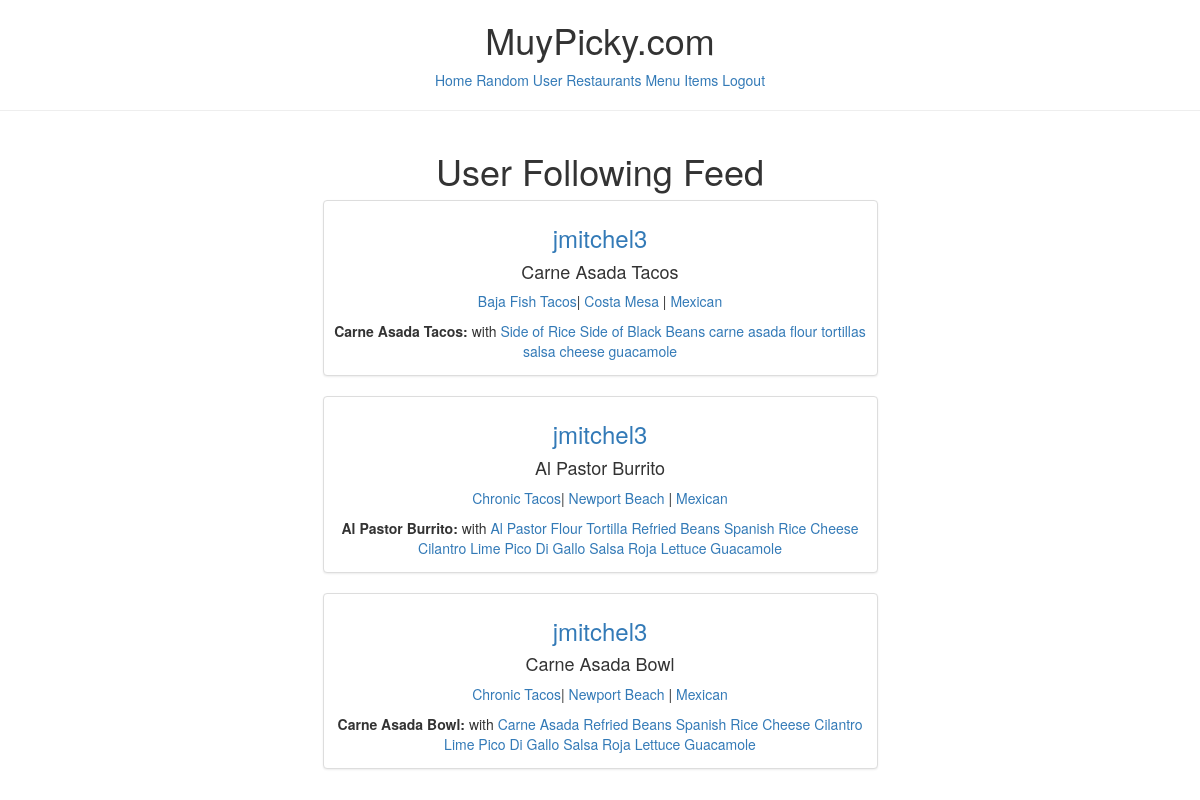
Page / (signed in) on the earlier database version.
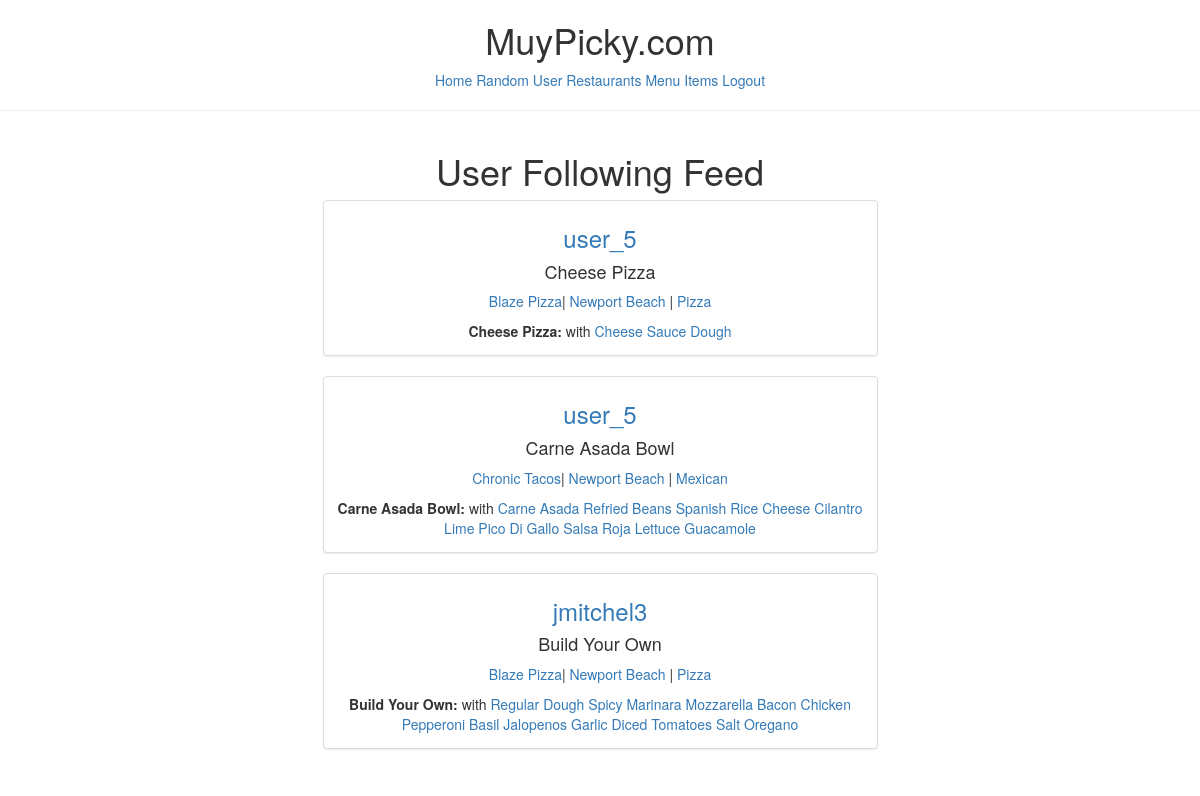
Same page on the later database version.
### menus/models.py (models this page shows, shortened)
class Item(models.Model):
    user            = models.ForeignKey(settings.AUTH_USER_MODEL)
    restaurant      = models.ForeignKey(RestaurantLocation)
    name            = models.CharField(max_length=120)
    contents        = models.TextField(help_text='Separate each item by comma')
    excludes        = models.TextField(blank=True, null=True, help_text='Separate each item by comma')
    public          = models.BooleanField(default=True)
    timestamp       = models.DateTimeField(auto_now_add=True)
    updated         = models.DateTimeField(auto_now=True)
    class Meta:
        ordering = ['-updated', '-timestamp']
    def get_contents(self):
        return self.contents.split(",")

### restaurants/models.py (models this page shows, shortened)
class RestaurantLocation(models.Model):
    owner           = models.ForeignKey(User) # class_instance.model_set.all() # Django Models Unleashed JOINCFE.com
    name            = models.CharField(max_length=120)
    location        = models.CharField(max_length=120, null=True, blank=True)
    category        = models.CharField(max_length=120, null=True, blank=True, validators=[validate_category])
    timestamp       = models.DateTimeField(auto_now_add=True)
    updated         = models.DateTimeField(auto_now=True)
    slug            = models.SlugField(null=True, blank=True)
    objects = RestaurantLocationManager()
    @property
    def title(self):
        return self.name

### menus/views.py (the view)
# urls.py: url(r'^$', HomeView.as_view(), name='home'),
class HomeView(View):
    def get(self, request, *args, **kwargs):
        if not request.user.is_authenticated():
            object_list = Item.objects.filter(public=True).order_by('-timestamp')
            return render(request, "home.html", {"object_list": object_list})
        user = request.user
        is_following_user_ids = [x.user.id for x in user.is_following.all()]
        qs = Item.objects.filter(user__id__in=is_following_user_ids, public=True).order_by("-updated")[:3]
        return render(request, "menus/home-feed.html", {'object_list': qs})

### menus/templates/menus/home-feed.html
{% extends 'base.html' %}
{% block content %}
    <div class='row'>
    <div class='col-sm-6 text-center col-sm-offset-3'>
         <h1>User Following Feed</h1>
{% for obj in object_list %}
        <div class='thumbnail'>
            <h3><a href='{% url "profiles:detail" username=obj.user.username %}'>{{ obj.user.username }}</a></h3>
            <h4>{{ obj.name }}</h4>
            <p><a href='{% url "profiles:detail" username=obj.user.username %}?q={{ obj.restaurant.title }}'>{{ obj.restaurant.title }}</a>| <a href='{% url "profiles:detail" username=obj.user.username %}?q={{ obj.restaurant.location }}'>{{ obj.restaurant.location }}</a> | <a href='{% url "profiles:detail" username=obj.user.username %}?q={{ obj.restaurant.category }}'>{{ obj.restaurant.category }}</a></p>
            <p>
            <b>{{ obj.name }}:</b> with
             {% for ing in obj.get_contents %}
                <a href='{% url "profiles:detail" username=obj.user.username %}?q={{ ing}}'>{{ ing}}</a>
            {% endfor %}
            </p>
        </div>
{% endfor %}
    </div>
    </div>
{% endblock %}

Differences in the rows shown:
no longer on this page (row edited): Item: user.username "jmitchel3", name "Carne Asada Tacos", restaurant "Baja Fish Tacos", restaurant.location "Costa Mesa", restaurant.category "Mexican", get_contents "Side of Rice" "Side of Black Beans" "carne asada" "flour tortillas" "salsa" "cheese" "guacamole"
no longer on this page (row edited): Item: user.username "jmitchel3", name "Al Pastor Burrito", restaurant "Chronic Tacos", restaurant.location "Newport Beach", restaurant.category "Mexican", get_contents "Al Pastor" "Flour Tortilla" "Refried Beans" "Spanish Rice" "Cheese" "Cilantro" "Lime" "Pico Di Gallo" "Salsa Roja" "Lettuce" "Guacamole"
added Item: user.username "user_5", name "Cheese Pizza", restaurant "Blaze Pizza", restaurant.location "Newport Beach", restaurant.category "Pizza", get_contents "Cheese" "Sauce" "Dough"
changed Item "Carne Asada Bowl": user.username "jmitchel3" → "user_5"
now on this page (row unchanged): Item: user.username "jmitchel3", name "Build Your Own", restaurant "Blaze Pizza", restaurant.location "Newport Beach", restaurant.category "Pizza", get_contents "Regular Dough" "Spicy Marinara" "Mozzarella" "Bacon" "Chicken" "Pepperoni" "Basil" "Jalopenos" "Garlic" "Diced Tomatoes" "Salt" "Oregano"
